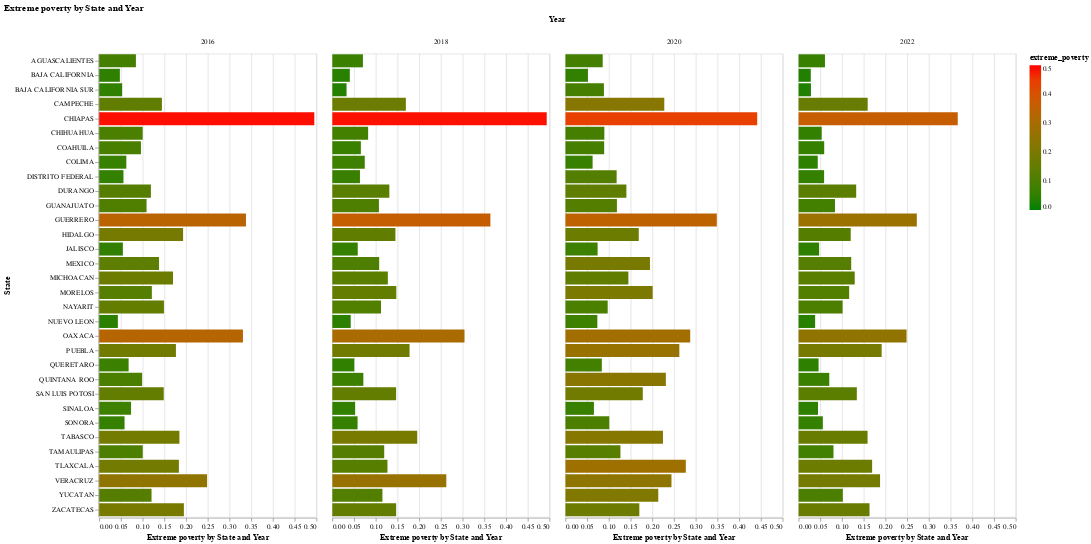

The notebook cell saved with this chart:
### Code cell
# Create horizontal bar plots
def horizontal_bars_faceted(df, variable_of_interest):
    source = df
    variable_str_clean = str(variable_of_interest).replace("_", " ").capitalize()
    title_label = variable_str_clean + " by State and Year"
    chart = alt.Chart(source).mark_bar().encode(
        x=alt.X(variable_of_interest, title=title_label),
        y=alt.Y("state_name", title="State"),
        color=alt.Color('extreme_poverty:Q', scale=alt.Scale(domain=[0, 0.5], range=['green', 'red']))
    )
    faceted_chart = chart.facet(column=alt.Column("year:O", title="Year")).properties(title=variable_str_clean + " by State and Year")
    return faceted_chart

horizontal_bars_faceted(poverty_df, "extreme_poverty")

### Figure 1 — Vega-Lite specification as saved in the notebook (floating-point values rounded to 4 significant figures)
{"config": {"view": {"continuousWidth": 300, "continuousHeight": 300}}, "data": {"name": "data-81a2c3d14903c4b582d74987be8772b1"}, "facet": {"column": {"field": "year", "title": "Year", "type": "ordinal"}}, "spec": {"mark": {"type": "bar"}, "encoding": {"color": {"field": "extreme_poverty", "scale": {"domain": [0, 0.5], "range": ["green", "red"]}, "type": "quantitative"}, "x": {"field": "extreme_poverty", "title": "Extreme poverty by State and Year", "type": "quantitative"}, "y": {"field": "state_name", "title": "State", "type": "nominal"}}}, "title": "Extreme poverty by State and Year", "$schema": "https://vega.github.io/schema/vega-lite/v5.20.1.json", "datasets": {"data-81a2c3d14903c4b582d74987be8772b1": [{"Unnamed: 0": 0, "index": 0, "state_code": 1, "alimentary_poverty": 0.172, "extreme_poverty": 0.08453, "state_name": "AGUASCALIENTES", "year": 2016}, {"Unnamed: 0": 1, "index": 1, "state_code": 2, "alimentary_poverty": 0.1495, "extreme_poverty": 0.04761, "state_name": "BAJA CALIFORNIA", "year": 2016}, {"Unnamed: 0": 2, "index": 2, "state_code": 3, "alimentary_poverty": 0.1918, "extreme_poverty": 0.05292, "state_name": "BAJA CALIFORNIA SUR", "year": 2016}, {"Unnamed: 0": 3, "index": 3, "state_code": 4, "alimentary_poverty": 0.256, "extreme_poverty": 0.1444, "state_name": "CAMPECHE", "year": 2016}, {"Unnamed: 0": 4, "index": 4, "state_code": 5, "alimentary_poverty": 0.1612, "extreme_poverty": 0.09612, "state_name": "COAHUILA", "year": 2016}, {"Unnamed: 0": 5, "index": 5, "state_code": 6, "alimentary_poverty": 0.2113, "extreme_poverty": 0.06248, "state_name": "COLIMA", "year": 2016}, {"Unnamed: 0": 6, "index": 6, "state_code": 7, "alimentary_poverty": 0.1943, "extreme_poverty": 0.4952, "state_name": "CHIAPAS", "year": 2016}, {"Unnamed: 0": 7, "index": 7, "state_code": 8, "alimentary_poverty": 0.1819, "extreme_poverty": 0.1001, "state_name": "CHIHUAHUA", "year": 2016}, {"Unnamed: 0": 8, "index": 8, "state_code": 9, "alimentary_poverty": 0.1149, "extreme_poverty": 0.05587, "state_name": "DISTRITO FEDERAL", "year": 2016}, {"Unnamed: 0": 9, "index": 9, "state_code": 10, "alimentary_poverty": 0.1859, "extreme_poverty": 0.119, "state_name": "DURANGO", "year": 2016}, {"Unnamed: 0": 10, "index": 10, "state_code": 11, "alimentary_poverty": 0.1977, "extreme_poverty": 0.1091, "state_name": "GUANAJUATO", "year": 2016}, {"Unnamed: 0": 11, "index": 11, "state_code": 12, "alimentary_poverty": 0.2784, "extreme_poverty": 0.3379, "state_name": "GUERRERO", "year": 2016}, {"Unnamed: 0": 12, "index": 12, "state_code": 13, "alimentary_poverty": 0.2451, "extreme_poverty": 0.1932, "state_name": "HIDALGO", "year": 2016}, {"Unnamed: 0": 13, "index": 13, "state_code": 14, "alimentary_poverty": 0.1541, "extreme_poverty": 0.05453, "state_name": "JALISCO", "year": 2016}, {"Unnamed: 0": 14, "index": 14, "state_code": 15, "alimentary_poverty": 0.2078, "extreme_poverty": 0.1376, "state_name": "MEXICO", "year": 2016}, {"Unnamed: 0": 15, "index": 15, "state_code": 16, "alimentary_poverty": 0.2592, "extreme_poverty": 0.17, "state_name": "MICHOACAN", "year": 2016}, {"Unnamed: 0": 16, "index": 16, "state_code": 17, "alimentary_poverty": 0.195, "extreme_poverty": 0.1212, "state_name": "MORELOS", "year": 2016}, {"Unnamed: 0": 17, "index": 17, "state_code": 18, "alimentary_poverty": 0.1993, "extreme_poverty": 0.1491, "state_name": "NAYARIT", "year": 2016}, {"Unnamed: 0": 18, "index": 18, "state_code": 19, "alimentary_poverty": 0.1438, "extreme_poverty": 0.04298, "state_name": "NUEVO LEON", "year": 2016}, {"Unnamed: 0": 19, "index": 19, "state_code": 20, "alimentary_poverty": 0.3137, "extreme_poverty": 0.331, "state_name": "OAXACA", "year": 2016}, {"Unnamed: 0": 20, "index": 20, "state_code": 21, "alimentary_poverty": 0.201, "extreme_poverty": 0.1766, "state_name": "PUEBLA", "year": 2016}, {"Unnamed: 0": 21, "index": 21, "state_code": 22, "alimentary_poverty": 0.1338, "extreme_poverty": 0.06778, "state_name": "QUERETARO", "year": 2016}, {"Unnamed: 0": 22, "index": 22, "state_code": 23, "alimentary_poverty": 0.1639, "extreme_poverty": 0.0988, "state_name": "QUINTANA ROO", "year": 2016}, {"Unnamed: 0": 23, "index": 23, "state_code": 24, "alimentary_poverty": 0.201, "extreme_poverty": 0.1486, "state_name": "SAN LUIS POTOSI", "year": 2016}, {"Unnamed: 0": 24, "index": 24, "state_code": 25, "alimentary_poverty": 0.2274, "extreme_poverty": 0.07335, "state_name": "SINALOA", "year": 2016}, {"Unnamed: 0": 25, "index": 25, "state_code": 26, "alimentary_poverty": 0.2097, "extreme_poverty": 0.05845, "state_name": "SONORA", "year": 2016}, {"Unnamed: 0": 26, "index": 26, "state_code": 27, "alimentary_poverty": 0.4529, "extreme_poverty": 0.1847, "state_name": "TABASCO", "year": 2016}, {"Unnamed: 0": 27, "index": 27, "state_code": 28, "alimentary_poverty": 0.1924, "extreme_poverty": 0.1003, "state_name": "TAMAULIPAS", "year": 2016}, {"Unnamed: 0": 28, "index": 28, "state_code": 29, "alimentary_poverty": 0.2215, "extreme_poverty": 0.1835, "state_name": "TLAXCALA", "year": 2016}, {"Unnamed: 0": 29, "index": 29, "state_code": 30, "alimentary_poverty": 0.2221, "extreme_poverty": 0.2484, "state_name": "VERACRUZ", "year": 2016}, {"Unnamed: 0": 30, "index": 30, "state_code": 31, "alimentary_poverty": 0.1928, "extreme_poverty": 0.1205, "state_name": "YUCATAN", "year": 2016}, {"Unnamed: 0": 31, "index": 31, "state_code": 32, "alimentary_poverty": 0.1506, "extreme_poverty": 0.195, "state_name": "ZACATECAS", "year": 2016}, {"Unnamed: 0": 32, "index": 0, "state_code": 1, "alimentary_poverty": 0.1299, "extreme_poverty": 0.07045, "state_name": "AGUASCALIENTES", "year": 2018}, {"Unnamed: 0": 33, "index": 1, "state_code": 2, "alimentary_poverty": 0.1415, "extreme_poverty": 0.04028, "state_name": "BAJA CALIFORNIA", "year": 2018}, {"Unnamed: 0": 34, "index": 2, "state_code": 3, "alimentary_poverty": 0.1784, "extreme_poverty": 0.03277, "state_name": "BAJA CALIFORNIA SUR", "year": 2018}, {"Unnamed: 0": 35, "index": 3, "state_code": 4, "alimentary_poverty": 0.2744, "extreme_poverty": 0.1693, "state_name": "CAMPECHE", "year": 2018}, {"Unnamed: 0": 36, "index": 4, "state_code": 5, "alimentary_poverty": 0.1827, "extreme_poverty": 0.06572, "state_name": "COAHUILA", "year": 2018}, {"Unnamed: 0": 37, "index": 5, "state_code": 6, "alimentary_poverty": 0.2163, "extreme_poverty": 0.07468, "state_name": "COLIMA", "year": 2018}, {"Unnamed: 0": 38, "index": 6, "state_code": 7, "alimentary_poverty": 0.2234, "extreme_poverty": 0.4936, "state_name": "CHIAPAS", "year": 2018}, {"Unnamed: 0": 39, "index": 7, "state_code": 8, "alimentary_poverty": 0.177, "extreme_poverty": 0.08242, "state_name": "CHIHUAHUA", "year": 2018}, {"Unnamed: 0": 40, "index": 8, "state_code": 9, "alimentary_poverty": 0.1387, "extreme_poverty": 0.06364, "state_name": "DISTRITO FEDERAL", "year": 2018}, {"Unnamed: 0": 41, "index": 9, "state_code": 10, "alimentary_poverty": 0.1877, "extreme_poverty": 0.1313, "state_name": "DURANGO", "year": 2018}, {"Unnamed: 0": 42, "index": 10, "state_code": 11, "alimentary_poverty": 0.2069, "extreme_poverty": 0.1073, "state_name": "GUANAJUATO", "year": 2018}, {"Unnamed: 0": 43, "index": 11, "state_code": 12, "alimentary_poverty": 0.3557, "extreme_poverty": 0.3639, "state_name": "GUERRERO", "year": 2018}, {"Unnamed: 0": 44, "index": 12, "state_code": 13, "alimentary_poverty": 0.2273, "extreme_poverty": 0.1453, "state_name": "HIDALGO", "year": 2018}, {"Unnamed: 0": 45, "index": 13, "state_code": 14, "alimentary_poverty": 0.1511, "extreme_poverty": 0.05852, "state_name": "JALISCO", "year": 2018}, {"Unnamed: 0": 46, "index": 14, "state_code": 15, "alimentary_poverty": 0.1983, "extreme_poverty": 0.1078, "state_name": "MEXICO", "year": 2018}, {"Unnamed: 0": 47, "index": 15, "state_code": 16, "alimentary_poverty": 0.2106, "extreme_poverty": 0.1278, "state_name": "MICHOACAN", "year": 2018}, {"Unnamed: 0": 48, "index": 16, "state_code": 17, "alimentary_poverty": 0.2459, "extreme_poverty": 0.1473, "state_name": "MORELOS", "year": 2018}, {"Unnamed: 0": 49, "index": 17, "state_code": 18, "alimentary_poverty": 0.189, "extreme_poverty": 0.1121, "state_name": "NAYARIT", "year": 2018}, {"Unnamed: 0": 50, "index": 18, "state_code": 19, "alimentary_poverty": 0.1219, "extreme_poverty": 0.04234, "state_name": "NUEVO LEON", "year": 2018}, {"Unnamed: 0": 51, "index": 19, "state_code": 20, "alimentary_poverty": 0.2792, "extreme_poverty": 0.3043, "state_name": "OAXACA", "year": 2018}, {"Unnamed: 0": 52, "index": 20, "state_code": 21, "alimentary_poverty": 0.2084, "extreme_poverty": 0.1778, "state_name": "PUEBLA", "year": 2018}, {"Unnamed: 0": 53, "index": 21, "state_code": 22, "alimentary_poverty": 0.1387, "extreme_poverty": 0.05057, "state_name": "QUERETARO", "year": 2018}, {"Unnamed: 0": 54, "index": 22, "state_code": 23, "alimentary_poverty": 0.1792, "extreme_poverty": 0.07144, "state_name": "QUINTANA ROO", "year": 2018}, {"Unnamed: 0": 55, "index": 23, "state_code": 24, "alimentary_poverty": 0.1695, "extreme_poverty": 0.1469, "state_name": "SAN LUIS POTOSI", "year": 2018}, {"Unnamed: 0": 56, "index": 24, "state_code": 25, "alimentary_poverty": 0.2452, "extreme_poverty": 0.05253, "state_name": "SINALOA", "year": 2018}, {"Unnamed: 0": 57, "index": 25, "state_code": 26, "alimentary_poverty": 0.2153, "extreme_poverty": 0.05817, "state_name": "SONORA", "year": 2018}, {"Unnamed: 0": 58, "index": 26, "state_code": 27, "alimentary_poverty": 0.4678, "extreme_poverty": 0.1955, "state_name": "TABASCO", "year": 2018}, {"Unnamed: 0": 59, "index": 27, "state_code": 28, "alimentary_poverty": 0.1673, "extreme_poverty": 0.1195, "state_name": "TAMAULIPAS", "year": 2018}, {"Unnamed: 0": 60, "index": 28, "state_code": 29, "alimentary_poverty": 0.2024, "extreme_poverty": 0.1269, "state_name": "TLAXCALA", "year": 2018}, {"Unnamed: 0": 61, "index": 29, "state_code": 30, "alimentary_poverty": 0.2698, "extreme_poverty": 0.2624, "state_name": "VERACRUZ", "year": 2018}, {"Unnamed: 0": 62, "index": 30, "state_code": 31, "alimentary_poverty": 0.194, "extreme_poverty": 0.1154, "state_name": "YUCATAN", "year": 2018}, {"Unnamed: 0": 63, "index": 31, "state_code": 32, "alimentary_poverty": 0.1663, "extreme_poverty": 0.1469, "state_name": "ZACATECAS", "year": 2018}, {"Unnamed: 0": 64, "index": 0, "state_code": 1, "alimentary_poverty": 0.1745, "extreme_poverty": 0.08579, "state_name": "AGUASCALIENTES", "year": 2020}, {"Unnamed: 0": 65, "index": 1, "state_code": 2, "alimentary_poverty": 0.1266, "extreme_poverty": 0.0518, "state_name": "BAJA CALIFORNIA", "year": 2020}, {"Unnamed: 0": 66, "index": 2, "state_code": 3, "alimentary_poverty": 0.2271, "extreme_poverty": 0.08856, "state_name": "BAJA CALIFORNIA SUR", "year": 2020}, {"Unnamed: 0": 67, "index": 3, "state_code": 4, "alimentary_poverty": 0.2453, "extreme_poverty": 0.2275, "state_name": "CAMPECHE", "year": 2020}, {"Unnamed: 0": 68, "index": 4, "state_code": 5, "alimentary_poverty": 0.1522, "extreme_poverty": 0.08916, "state_name": "COAHUILA", "year": 2020}, {"Unnamed: 0": 69, "index": 5, "state_code": 6, "alimentary_poverty": 0.166, "extreme_poverty": 0.06254, "state_name": "COLIMA", "year": 2020}, {"Unnamed: 0": 70, "index": 6, "state_code": 7, "alimentary_poverty": 0.2112, "extreme_poverty": 0.4414, "state_name": "CHIAPAS", "year": 2020}, {"Unnamed: 0": 71, "index": 7, "state_code": 8, "alimentary_poverty": 0.1298, "extreme_poverty": 0.08958, "state_name": "CHIHUAHUA", "year": 2020}, {"Unnamed: 0": 72, "index": 8, "state_code": 9, "alimentary_poverty": 0.1591, "extreme_poverty": 0.1179, "state_name": "DISTRITO FEDERAL", "year": 2020}, {"Unnamed: 0": 73, "index": 9, "state_code": 10, "alimentary_poverty": 0.187, "extreme_poverty": 0.1403, "state_name": "DURANGO", "year": 2020}, {"Unnamed: 0": 74, "index": 10, "state_code": 11, "alimentary_poverty": 0.2277, "extreme_poverty": 0.1185, "state_name": "GUANAJUATO", "year": 2020}, {"Unnamed: 0": 75, "index": 11, "state_code": 12, "alimentary_poverty": 0.3334, "extreme_poverty": 0.3485, "state_name": "GUERRERO", "year": 2020}, {"Unnamed: 0": 76, "index": 12, "state_code": 13, "alimentary_poverty": 0.2531, "extreme_poverty": 0.1688, "state_name": "HIDALGO", "year": 2020}, {"Unnamed: 0": 77, "index": 13, "state_code": 14, "alimentary_poverty": 0.1428, "extreme_poverty": 0.07406, "state_name": "JALISCO", "year": 2020}, {"Unnamed: 0": 78, "index": 14, "state_code": 15, "alimentary_poverty": 0.2142, "extreme_poverty": 0.1945, "state_name": "MEXICO", "year": 2020}, {"Unnamed: 0": 79, "index": 15, "state_code": 16, "alimentary_poverty": 0.2145, "extreme_poverty": 0.1449, "state_name": "MICHOACAN", "year": 2020}, {"Unnamed: 0": 80, "index": 16, "state_code": 17, "alimentary_poverty": 0.2314, "extreme_poverty": 0.2008, "state_name": "MORELOS", "year": 2020}, {"Unnamed: 0": 81, "index": 17, "state_code": 18, "alimentary_poverty": 0.198, "extreme_poverty": 0.09726, "state_name": "NAYARIT", "year": 2020}, {"Unnamed: 0": 82, "index": 18, "state_code": 19, "alimentary_poverty": 0.141, "extreme_poverty": 0.07343, "state_name": "NUEVO LEON", "year": 2020}, {"Unnamed: 0": 83, "index": 19, "state_code": 20, "alimentary_poverty": 0.2844, "extreme_poverty": 0.2872, "state_name": "OAXACA", "year": 2020}, {"Unnamed: 0": 84, "index": 20, "state_code": 21, "alimentary_poverty": 0.2734, "extreme_poverty": 0.2622, "state_name": "PUEBLA", "year": 2020}, {"Unnamed: 0": 85, "index": 21, "state_code": 22, "alimentary_poverty": 0.1697, "extreme_poverty": 0.08379, "state_name": "QUERETARO", "year": 2020}, {"Unnamed: 0": 86, "index": 22, "state_code": 23, "alimentary_poverty": 0.2725, "extreme_poverty": 0.2312, "state_name": "QUINTANA ROO", "year": 2020}, {"Unnamed: 0": 87, "index": 23, "state_code": 24, "alimentary_poverty": 0.1778, "extreme_poverty": 0.178, "state_name": "SAN LUIS POTOSI", "year": 2020}, {"Unnamed: 0": 88, "index": 24, "state_code": 25, "alimentary_poverty": 0.22, "extreme_poverty": 0.06555, "state_name": "SINALOA", "year": 2020}, {"Unnamed: 0": 89, "index": 25, "state_code": 26, "alimentary_poverty": 0.2209, "extreme_poverty": 0.1009, "state_name": "SONORA", "year": 2020}, {"Unnamed: 0": 90, "index": 26, "state_code": 27, "alimentary_poverty": 0.4086, "extreme_poverty": 0.2245, "state_name": "TABASCO", "year": 2020}, {"Unnamed: 0": 91, "index": 27, "state_code": 28, "alimentary_poverty": 0.139, "extreme_poverty": 0.1266, "state_name": "TAMAULIPAS", "year": 2020}, {"Unnamed: 0": 92, "index": 28, "state_code": 29, "alimentary_poverty": 0.2717, "extreme_poverty": 0.2771, "state_name": "TLAXCALA", "year": 2020}, {"Unnamed: 0": 93, "index": 29, "state_code": 30, "alimentary_poverty": 0.2315, "extreme_poverty": 0.2441, "state_name": "VERACRUZ", "year": 2020}, {"Unnamed: 0": 94, "index": 30, "state_code": 31, "alimentary_poverty": 0.2289, "extreme_poverty": 0.2137, "state_name": "YUCATAN", "year": 2020}, {"Unnamed: 0": 95, "index": 31, "state_code": 32, "alimentary_poverty": 0.1644, "extreme_poverty": 0.1701, "state_name": "ZACATECAS", "year": 2020}, {"Unnamed: 0": 96, "index": 0, "state_code": 1, "alimentary_poverty": 0.1517, "extreme_poverty": 0.06073, "state_name": "AGUASCALIENTES", "year": 2022}, {"Unnamed: 0": 97, "index": 1, "state_code": 2, "alimentary_poverty": 0.08836, "extreme_poverty": 0.02809, "state_name": "BAJA CALIFORNIA", "year": 2022}, {"Unnamed: 0": 98, "index": 2, "state_code": 3, "alimentary_poverty": 0.1367, "extreme_poverty": 0.02849, "state_name": "BAJA CALIFORNIA SUR", "year": 2022}, {"Unnamed: 0": 99, "index": 3, "state_code": 4, "alimentary_poverty": 0.2004, "extreme_poverty": 0.1591, "state_name": "CAMPECHE", "year": 2022}, {"Unnamed: 0": 100, "index": 4, "state_code": 5, "alimentary_poverty": 0.1258, "extreme_poverty": 0.05901, "state_name": "COAHUILA", "year": 2022}, {"Unnamed: 0": 101, "index": 5, "state_code": 6, "alimentary_poverty": 0.1328, "extreme_poverty": 0.04415, "state_name": "COLIMA", "year": 2022}, {"Unnamed: 0": 102, "index": 6, "state_code": 7, "alimentary_poverty": 0.1722, "extreme_poverty": 0.3664, "state_name": "CHIAPAS", "year": 2022}, {"Unnamed: 0": 103, "index": 7, "state_code": 8, "alimentary_poverty": 0.09342, "extreme_poverty": 0.05325, "state_name": "CHIHUAHUA", "year": 2022}, {"Unnamed: 0": 104, "index": 8, "state_code": 9, "alimentary_poverty": 0.09713, "extreme_poverty": 0.05877, "state_name": "DISTRITO FEDERAL", "year": 2022}, {"Unnamed: 0": 105, "index": 9, "state_code": 10, "alimentary_poverty": 0.1982, "extreme_poverty": 0.1327, "state_name": "DURANGO", "year": 2022}, {"Unnamed: 0": 106, "index": 10, "state_code": 11, "alimentary_poverty": 0.1723, "extreme_poverty": 0.08381, "state_name": "GUANAJUATO", "year": 2022}, {"Unnamed: 0": 107, "index": 11, "state_code": 12, "alimentary_poverty": 0.2845, "extreme_poverty": 0.2722, "state_name": "GUERRERO", "year": 2022}, {"Unnamed: 0": 108, "index": 12, "state_code": 13, "alimentary_poverty": 0.1517, "extreme_poverty": 0.12, "state_name": "HIDALGO", "year": 2022}, {"Unnamed: 0": 109, "index": 13, "state_code": 14, "alimentary_poverty": 0.1322, "extreme_poverty": 0.04731, "state_name": "JALISCO", "year": 2022}, {"Unnamed: 0": 110, "index": 14, "state_code": 15, "alimentary_poverty": 0.1699, "extreme_poverty": 0.1212, "state_name": "MEXICO", "year": 2022}, {"Unnamed: 0": 111, "index": 15, "state_code": 16, "alimentary_poverty": 0.2095, "extreme_poverty": 0.1293, "state_name": "MICHOACAN", "year": 2022}, {"Unnamed: 0": 112, "index": 16, "state_code": 17, "alimentary_poverty": 0.1763, "extreme_poverty": 0.1165, "state_name": "MORELOS", "year": 2022}, {"Unnamed: 0": 113, "index": 17, "state_code": 18, "alimentary_poverty": 0.1663, "extreme_poverty": 0.1013, "state_name": "NAYARIT", "year": 2022}, {"Unnamed: 0": 114, "index": 18, "state_code": 19, "alimentary_poverty": 0.1095, "extreme_poverty": 0.03812, "state_name": "NUEVO LEON", "year": 2022}, {"Unnamed: 0": 115, "index": 19, "state_code": 20, "alimentary_poverty": 0.231, "extreme_poverty": 0.2486, "state_name": "OAXACA", "year": 2022}, {"Unnamed: 0": 116, "index": 20, "state_code": 21, "alimentary_poverty": 0.1913, "extreme_poverty": 0.1913, "state_name": "PUEBLA", "year": 2022}, {"Unnamed: 0": 117, "index": 21, "state_code": 22, "alimentary_poverty": 0.1137, "extreme_poverty": 0.04605, "state_name": "QUERETARO", "year": 2022}, {"Unnamed: 0": 118, "index": 22, "state_code": 23, "alimentary_poverty": 0.1271, "extreme_poverty": 0.07065, "state_name": "QUINTANA ROO", "year": 2022}, {"Unnamed: 0": 119, "index": 23, "state_code": 24, "alimentary_poverty": 0.1319, "extreme_poverty": 0.1341, "state_name": "SAN LUIS POTOSI", "year": 2022}, {"Unnamed: 0": 120, "index": 24, "state_code": 25, "alimentary_poverty": 0.1711, "extreme_poverty": 0.04477, "state_name": "SINALOA", "year": 2022}, {"Unnamed: 0": 121, "index": 25, "state_code": 26, "alimentary_poverty": 0.1923, "extreme_poverty": 0.05587, "state_name": "SONORA", "year": 2022}, {"Unnamed: 0": 122, "index": 26, "state_code": 27, "alimentary_poverty": 0.3438, "extreme_poverty": 0.1588, "state_name": "TABASCO", "year": 2022}, {"Unnamed: 0": 123, "index": 27, "state_code": 28, "alimentary_poverty": 0.1216, "extreme_poverty": 0.08034, "state_name": "TAMAULIPAS", "year": 2022}, {"Unnamed: 0": 124, "index": 28, "state_code": 29, "alimentary_poverty": 0.1874, "extreme_poverty": 0.1693, "state_name": "TLAXCALA", "year": 2022}, {"Unnamed: 0": 125, "index": 29, "state_code": 30, "alimentary_poverty": 0.1985, "extreme_poverty": 0.1876, "state_name": "VERACRUZ", "year": 2022}, {"Unnamed: 0": 126, "index": 30, "state_code": 31, "alimentary_poverty": 0.1357, "extreme_poverty": 0.1019, "state_name": "YUCATAN", "year": 2022}, {"Unnamed: 0": 127, "index": 31, "state_code": 32, "alimentary_poverty": 0.1572, "extreme_poverty": 0.1633, "state_name": "ZACATECAS", "year": 2022}]}}
